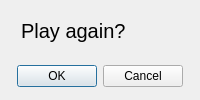
<?xml version="1.0" encoding="UTF-8"?>
<ui version="4.0">
 <class>Retry</class>
 <widget class="QDialog" name="Retry">
  <property name="geometry">
   <rect>
    <x>0</x>
    <y>0</y>
    <width>200</width>
    <height>100</height>
   </rect>
  </property>
  <property name="windowTitle">
   <string> YOU WIN!!!</string>
  </property>
  <widget class="QDialogButtonBox" name="buttonBox">
   <property name="geometry">
    <rect>
     <x>0</x>
     <y>61</y>
     <width>200</width>
     <height>30</height>
    </rect>
   </property>
   <property name="orientation">
    <enum>Qt::Horizontal</enum>
   </property>
   <property name="standardButtons">
    <set>QDialogButtonBox::Cancel|QDialogButtonBox::Ok</set>
   </property>
   <property name="centerButtons">
    <bool>true</bool>
   </property>
  </widget>
  <widget class="QLabel" name="label">
   <property name="geometry">
    <rect>
     <x>10</x>
     <y>10</y>
     <width>181</width>
     <height>41</height>
    </rect>
   </property>
   <property name="font">
    <font>
     <pointsize>15</pointsize>
     <bold>false</bold>
    </font>
   </property>
   <property name="text">
    <string>  Play again?</string>
   </property>
  </widget>
 </widget>
 <resources/>
 <connections>
  <connection>
   <sender>buttonBox</sender>
   <signal>accepted()</signal>
   <receiver>Retry</receiver>
   <slot>accept()</slot>
   <hints>
    <hint type="sourcelabel">
     <x>248</x>
     <y>254</y>
    </hint>
    <hint type="destinationlabel">
     <x>157</x>
     <y>274</y>
    </hint>
   </hints>
  </connection>
  <connection>
   <sender>buttonBox</sender>
   <signal>rejected()</signal>
   <receiver>Retry</receiver>
   <slot>reject()</slot>
   <hints>
    <hint type="sourcelabel">
     <x>316</x>
     <y>260</y>
    </hint>
    <hint type="destinationlabel">
     <x>286</x>
     <y>274</y>
    </hint>
   </hints>
  </connection>
 </connections>
</ui>
